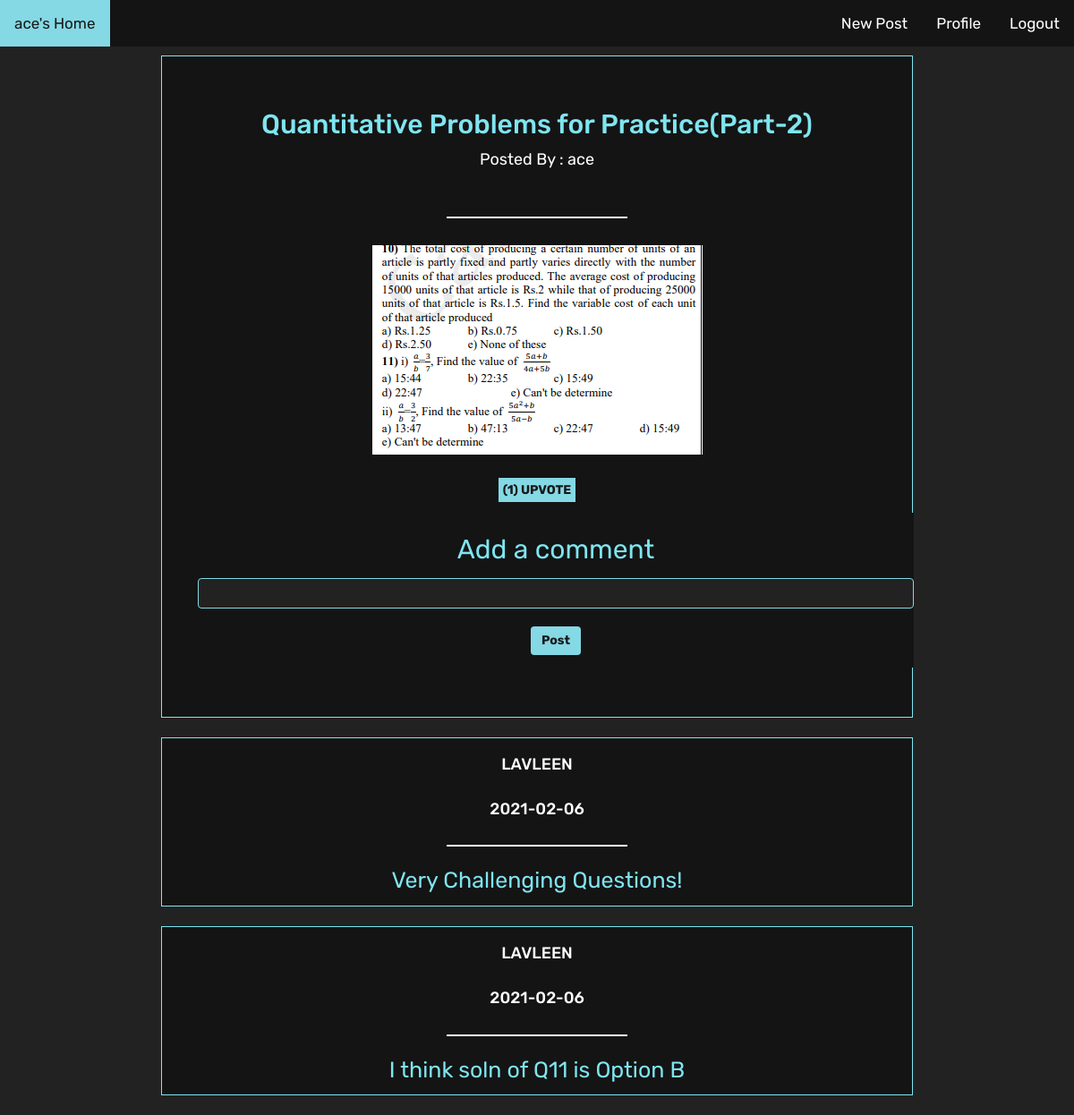
Screenshot of /comment.php?id=4 (signed in) with the database file from the repository.
### tables this page shows
CREATE TABLE `posttable` (
  `title` varchar(255) NOT NULL,
  `content` longtext NOT NULL,
  `author` varchar(255) NOT NULL,
  `image` varchar(255) DEFAULT NULL,
  `id` int(11) NOT NULL,
  `likes` int(11) NOT NULL DEFAULT 0,
  `dislikes` int(11) NOT NULL DEFAULT 0,
  `tag` varchar(50) DEFAULT NULL
);

CREATE TABLE `postcomments` (
  `postid` int(11) NOT NULL,
  `email` varchar(255) NOT NULL,
  `comment` varchar(255) NOT NULL,
  `dates` date DEFAULT NULL
);

### getSpecificPost.php (the view, shortened to what this page needs)
<?php
function getSpecificPosts(){
  $con = mysqli_connect("localhost","root","","posts");
  $srch=$_GET['id'];
  $query="SELECT * FROM `posttable` where id ='$srch'";
  $query2="SELECT * FROM `postcomments` where postid ='$srch' order by dates desc";
  $result=mysqli_query($con,$query);
  while($row=mysqli_fetch_array($result)){
    echo '
    <div class="container">
    <h3 class="posttitle">'.$row['title'].'</h3>
    <p class="postcontent">Posted By : '.$row['author'].'</p>
    <br>
    <hr width="200px">
    <p class="postcontent">'.$row['content'].'<p>
    <img src="uploads/'.$row['image'].'"class="imgt" ?>
    <br>
    <div class ="interact">
    <a class="btnLike" href="like.php?id='.$row["id"].'"><span>('.$row["likes"].') </span>UPVOTE</a>
    </div>
    <div class="searchbar2">
    <form action="addComment.php?id='.$row["id"].'" method="POST" id="form1">
    	<br>
      <p class="posttitle" style="">Add a comment</p>
      <input type="text" class="form-control" name="text" id="title">
      <br>
      <button type="submit" class="btn btn-primary" id="lgn">Post</button>
    </form>
    </div>
    </div>
    ';
    $result2=mysqli_query($con,$query2);
    while($row2=mysqli_fetch_array($result2)){
      echo '
      <div class="searchbar">
      <h3 class="cmname">'.$row2['email'].'</h3>
      <h3 class="cmname">'.$row2['dates'].'</h3>
      <hr width="200px">
      <p class="cmcontent">'.$row2['comment'].'</p>
      ';
      if($_SESSION['email']===$row2['email'])
      {
        echo '
        <a class="btnLike" style="width:6%;" href="deleteComment.php?id='.$row["id"].'">DELETE</a>
        <br>
        </div>
        ';
      }
      else{
        echo'
        </div>';
      }
  }
}
}

### styles/inprof.css (style rules this page uses)
body { background: #222222; }
.imgt { display: block; margin-left: auto; margin-right: auto; width: 100%; }
#lgn { background-color:#fff; color:#222222; border:0; font-family: 'Rubik', sans-serif; }
.container { display: flex; flex-direction: column; align-items: center; background: #141414; border:1px solid #7FE5F0; margin-top: 10px; margin-bottom: 10px; padding:40px; width:70%; }
.searchbar { background: #141414; border:1px solid #7FE5F0; width: 70%; margin:22px auto; display: table; }
.searchbar2 { background: #141414; text-align: center; width: 50%; margin:15px auto ; display: table; }
.searchbar { display: flex; flex-direction: column; align-items: center; text-align: center; }
hr { border: 1px solid ; color:#fff; }
.posttitle { font-size: 30px; font-family: 'Rubik', sans-serif; color:#7FE5F0; }
.cmcontent { font-size: 25px; font-family: 'Rubik', sans-serif; color:#7FE5F0; }
.postcontent { font-size: 18px; font-family: 'Rubik', sans-serif; color:#fff; }
.cmname { text-transform: uppercase; font-size: 18px; font-family: 'Rubik', sans-serif; color:#fff; }
#title { width: 800px; border: 1px solid #84D9E5; background:#222222; color:#fff }
#lgn { background-color:#84D9E5; color:#191919; border:0; font-weight: bold; font-family: 'Rubik', sans-serif; }
.btnLike { width: 100%; padding: 5px; background-color:#84D9E5; color:#191919; border:0; font-weight: bold; font-family: 'Rubik', sans-serif; }

### rows the page displays
posttable: title "Quantitative Problems for Practice(Part-2)", author "ace", image (picture), likes "1"
postcomments: email "LAVLEEN", dates "2021-02-06", comment "Very Challenging Questions!"
postcomments: email "LAVLEEN", dates "2021-02-06", comment "I think soln of Q11 is Option B"

### other values shown
$_SESSION["email"] "ace"
